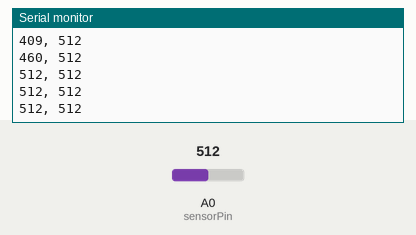
Recording of a sketch running on a simulated Arduino Uno, built with avr-gcc and run on an emulated ATmega328P. On the bench: the last lines printed to the serial monitor. Inputs (shaded band) come from the test bench; at power-on: A0 (sensorPin) = 512.

Above: at 1.2 s.
1.3 s: A0 (sensorPin) set to 716
At 1.31 s:
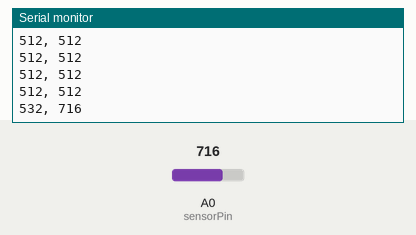
2.8 s: A0 (sensorPin) set to 900
At 2.82 s:
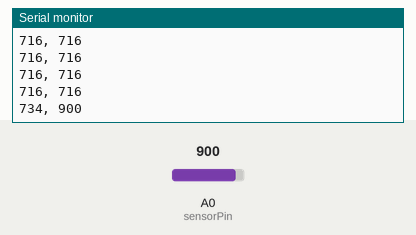
Timing chart, 0 to 5.8 s (numbered marks = the images above; inputs shaded):
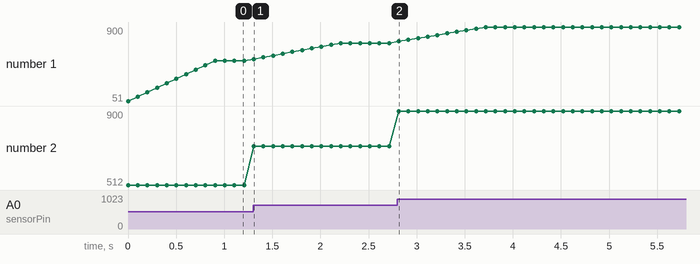

The sketch:

data_smoothener.ino
```cpp
const int sensorPin = A0;

const int arrayLength = 10;
int array[arrayLength];
int arrayPos = 0;
int sum;
int read;

void setup() {
  // put your setup code here, to run once:
  pinMode(sensorPin, INPUT);
  Serial.begin(9600);
}

void loop() {
  // put your main code here, to run repeatedly:

  read = analogRead(sensorPin);
  array[arrayPos] = read;

  arrayPos++;
  if (arrayPos > arrayLength - 1) {
    arrayPos = 0;
  }

  for (int i = 0; i < arrayLength; i++) {
    sum = sum + array[i];
  }

  sum = sum / arrayLength;

  Serial.print(sum);
  Serial.print(", ");
  Serial.println(read);

  sum = 0;

  delay(100);
}
```

Measured:
- after the input at 1.3 s, the serial monitor: prints a new line at once (image 1)
- after the input at 2.8 s, the serial monitor: prints a new line at once (image 2)
- plotted number 1: 512 → 716 after the input at 1.3 s, 716 → 900 after the input at 2.8 s
- plotted number 2: 512 → 716 after the input at 1.3 s, 716 → 900 after the input at 2.8 s
